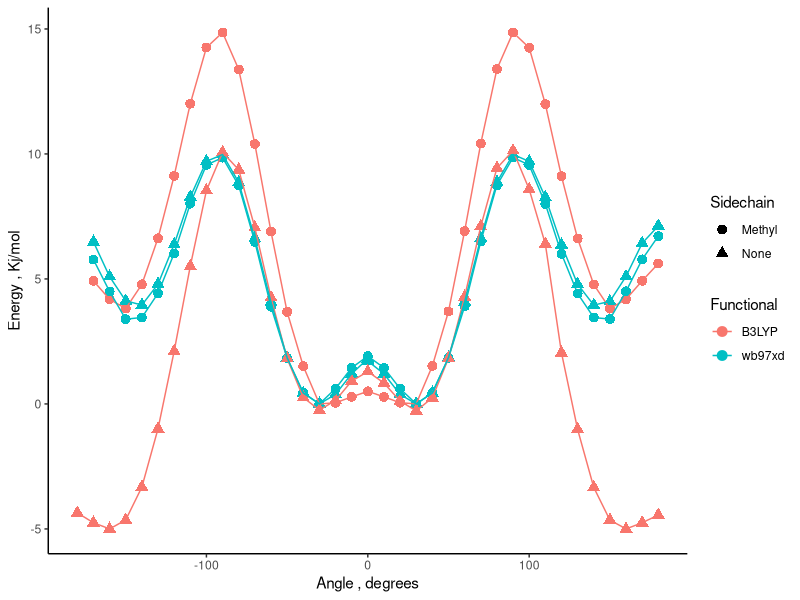

This chart was generated by the following R code:
library("tidyverse")

b3lyp_no_methyl <- read.table("b3lyp_no_methyl.txt") %>%
	rename(Angle=V1, Energy=V2) %>%
	mutate(Angle = round(Angle)) %>%
	mutate(Functional="B3LYP") %>%
	mutate(Sidechain="None") %>%
	mutate(Energy= Energy*27211.4/10.36) %>%
	mutate(Energy = Energy - min(Energy) - 5) %>%
	mutate(Angle = ifelse((Angle>180 & Angle<=360),Angle-360,Angle)) %>%
	arrange(Angle)

xb97xdp_no_methyl <- read.table("wb97xd_no_methyl.txt") %>%
	rename(Angle=V1, Energy=V2) %>%
	mutate(Angle = round(Angle)) %>%
	mutate(Functional="wb97xd") %>%
	mutate(Sidechain="None") %>%
	mutate(Energy= Energy*27211.4/10.36) %>%
	mutate(Energy = Energy - min(Energy)) %>%
	mutate(Angle = ifelse((Angle>180 & Angle<=360),Angle-360,Angle)) %>%
	arrange(Angle)

b3lyp_with_methyl <- read.table("b3lyp_with_methyl.txt") %>%
	rename(Angle=V1, Energy=V2) %>%
	mutate(Angle = round(Angle)) %>%
	mutate(Functional="B3LYP") %>%
	mutate(Sidechain="Methyl") %>%
	mutate(Energy= Energy*27211.4/10.36) %>%
	mutate(Energy = Energy - min(Energy)) %>%
	mutate(Angle = ifelse((Angle>180 & Angle<=360),Angle-360,Angle)) %>%
	arrange(Angle)

wb97xd_with_methyl <- read.table("wb97xd_with_methyl.txt") %>%
	rename(Angle=V1, Energy=V2) %>%
	mutate(Angle = round(Angle)) %>%
	mutate(Functional="wb97xd") %>%
	mutate(Sidechain="Methyl") %>%
	mutate(Energy= Energy*27211.4/10.36) %>%
	mutate(Energy = Energy - min(Energy)) %>%
	mutate(Angle = ifelse((Angle>180 & Angle<=360),Angle-360,Angle)) %>%
	arrange(Angle)

data <- bind_rows(b3lyp_with_methyl, wb97xd_with_methyl, xb97xdp_no_methyl, b3lyp_no_methyl) %>%
	filter(Energy < 30) %>%
	ggplot(aes(x=Angle,y=Energy, color=Functional, shape=Sidechain, group=interaction(Functional,Sidechain))) +
		geom_point(size=3) +
		geom_line() +
		labs(x="Angle , degrees", y="Energy , Kj/mol") + 
		theme_classic() 
	ggsave("outer_dihedral_scans.pdf")
